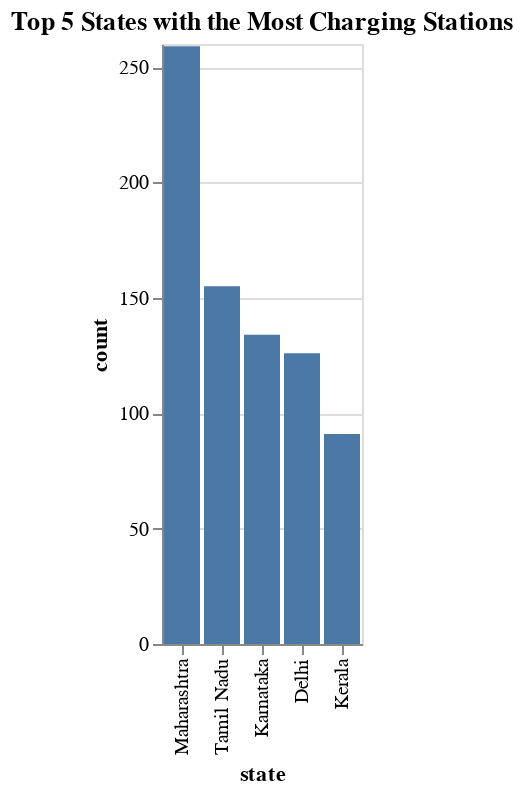

Notebook code cell kept with this figure:
### Code cell
# prompt: visualise top five Five states which has more charging stations

# Assuming 'data3' contains information about charging stations and their states
state_counts = data3.groupby('state')['name'].count().reset_index(name='count')

# Sort the states by count in descending order and select the top 5
top_5_states = state_counts.sort_values('count', ascending=False).head(5)

# Create a bar chart to visualize the top 5 states with the most charging stations
chart = alt.Chart(top_5_states).mark_bar().encode(
    x=alt.X('state', sort='-y'),
    y='count'
).properties(
    title='Top 5 States with the Most Charging Stations'
)

# Display the chart
chart

### Figure 1 — Vega-Lite specification as saved in the notebook (floating-point values rounded to 4 significant figures)
{"config": {"view": {"continuousWidth": 400, "continuousHeight": 300}}, "data": {"name": "data-2dcfdd42aabacdb700d81152cefbe68a"}, "mark": "bar", "encoding": {"x": {"field": "state", "sort": "-y", "type": "nominal"}, "y": {"field": "count", "type": "quantitative"}}, "title": "Top 5 States with the Most Charging Stations", "$schema": "https://vega.github.io/schema/vega-lite/v4.17.0.json", "datasets": {"data-2dcfdd42aabacdb700d81152cefbe68a": [{"state": "Maharashtra", "count": 259}, {"state": "Tamil Nadu", "count": 155}, {"state": "Karnataka", "count": 134}, {"state": "Delhi", "count": 126}, {"state": "Kerala", "count": 91}]}}
